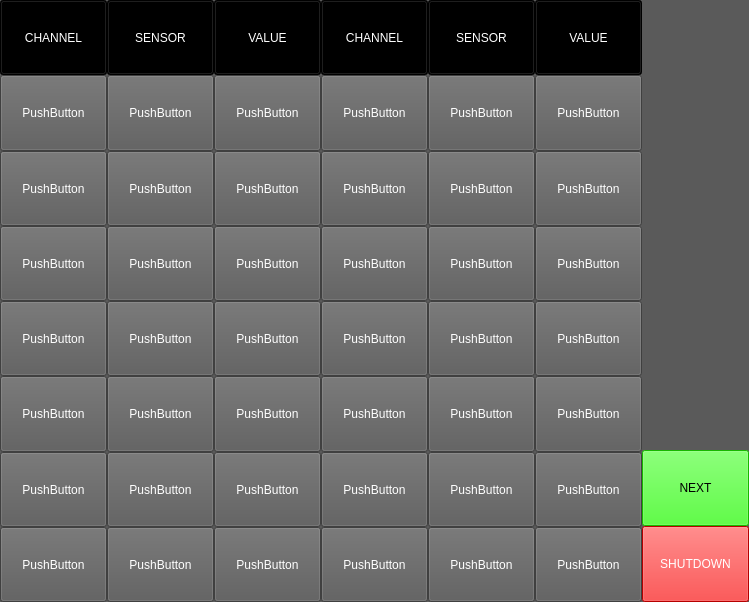
<?xml version="1.0" encoding="UTF-8"?>
<ui version="4.0">
 <class>home_1</class>
 <widget class="QWidget" name="home_1">
  <property name="geometry">
   <rect>
    <x>0</x>
    <y>0</y>
    <width>749</width>
    <height>602</height>
   </rect>
  </property>
  <property name="windowTitle">
   <string>Form</string>
  </property>
  <property name="styleSheet">
   <string notr="true">background-color: rgb(90, 90, 90);</string>
  </property>
  <layout class="QHBoxLayout" name="horizontalLayout">
   <property name="spacing">
    <number>0</number>
   </property>
   <property name="margin">
    <number>0</number>
   </property>
   <item>
    <layout class="QVBoxLayout" name="verticalLayout">
     <property name="spacing">
      <number>0</number>
     </property>
     <item>
      <widget class="QPushButton" name="label_channel">
       <property name="sizePolicy">
        <sizepolicy hsizetype="Minimum" vsizetype="Preferred">
         <horstretch>0</horstretch>
         <verstretch>0</verstretch>
        </sizepolicy>
       </property>
       <property name="styleSheet">
        <string notr="true">color: rgb(255, 255, 255);
background-color: rgb(0, 0, 0);
font: 75 14pt &quot;Ubuntu&quot;;</string>
       </property>
       <property name="text">
        <string>CHANNEL</string>
       </property>
      </widget>
     </item>
     <item>
      <widget class="QPushButton" name="channel1">
       <property name="sizePolicy">
        <sizepolicy hsizetype="Minimum" vsizetype="Preferred">
         <horstretch>0</horstretch>
         <verstretch>0</verstretch>
        </sizepolicy>
       </property>
       <property name="styleSheet">
        <string notr="true">color: rgb(255, 255, 255);</string>
       </property>
       <property name="text">
        <string>PushButton</string>
       </property>
      </widget>
     </item>
     <item>
      <widget class="QPushButton" name="channel2">
       <property name="sizePolicy">
        <sizepolicy hsizetype="Minimum" vsizetype="Preferred">
         <horstretch>0</horstretch>
         <verstretch>0</verstretch>
        </sizepolicy>
       </property>
       <property name="styleSheet">
        <string notr="true">color: rgb(255, 255, 255);</string>
       </property>
       <property name="text">
        <string>PushButton</string>
       </property>
      </widget>
     </item>
     <item>
      <widget class="QPushButton" name="channel3">
       <property name="sizePolicy">
        <sizepolicy hsizetype="Minimum" vsizetype="Preferred">
         <horstretch>0</horstretch>
         <verstretch>0</verstretch>
        </sizepolicy>
       </property>
       <property name="styleSheet">
        <string notr="true">color: rgb(255, 255, 255);</string>
       </property>
       <property name="text">
        <string>PushButton</string>
       </property>
      </widget>
     </item>
     <item>
      <widget class="QPushButton" name="channel4">
       <property name="sizePolicy">
        <sizepolicy hsizetype="Minimum" vsizetype="Preferred">
         <horstretch>0</horstretch>
         <verstretch>0</verstretch>
        </sizepolicy>
       </property>
       <property name="styleSheet">
        <string notr="true">color: rgb(255, 255, 255);</string>
       </property>
       <property name="text">
        <string>PushButton</string>
       </property>
      </widget>
     </item>
     <item>
      <widget class="QPushButton" name="channel5">
       <property name="sizePolicy">
        <sizepolicy hsizetype="Minimum" vsizetype="Preferred">
         <horstretch>0</horstretch>
         <verstretch>0</verstretch>
        </sizepolicy>
       </property>
       <property name="styleSheet">
        <string notr="true">color: rgb(255, 255, 255);</string>
       </property>
       <property name="text">
        <string>PushButton</string>
       </property>
      </widget>
     </item>
     <item>
      <widget class="QPushButton" name="channel6">
       <property name="sizePolicy">
        <sizepolicy hsizetype="Minimum" vsizetype="Preferred">
         <horstretch>0</horstretch>
         <verstretch>0</verstretch>
        </sizepolicy>
       </property>
       <property name="styleSheet">
        <string notr="true">color: rgb(255, 255, 255);</string>
       </property>
       <property name="text">
        <string>PushButton</string>
       </property>
      </widget>
     </item>
     <item>
      <widget class="QPushButton" name="channel7">
       <property name="sizePolicy">
        <sizepolicy hsizetype="Minimum" vsizetype="Preferred">
         <horstretch>0</horstretch>
         <verstretch>0</verstretch>
        </sizepolicy>
       </property>
       <property name="styleSheet">
        <string notr="true">color: rgb(255, 255, 255);</string>
       </property>
       <property name="text">
        <string>PushButton</string>
       </property>
      </widget>
     </item>
    </layout>
   </item>
   <item>
    <layout class="QVBoxLayout" name="verticalLayout_2">
     <property name="spacing">
      <number>0</number>
     </property>
     <item>
      <widget class="QPushButton" name="pushButton_3">
       <property name="sizePolicy">
        <sizepolicy hsizetype="Minimum" vsizetype="Preferred">
         <horstretch>0</horstretch>
         <verstretch>0</verstretch>
        </sizepolicy>
       </property>
       <property name="styleSheet">
        <string notr="true">color: rgb(255, 255, 255);
background-color: rgb(0, 0, 0);
font: 75 14pt &quot;Ubuntu&quot;;</string>
       </property>
       <property name="text">
        <string>SENSOR</string>
       </property>
      </widget>
     </item>
     <item>
      <widget class="QPushButton" name="sensor1">
       <property name="sizePolicy">
        <sizepolicy hsizetype="Minimum" vsizetype="Preferred">
         <horstretch>0</horstretch>
         <verstretch>0</verstretch>
        </sizepolicy>
       </property>
       <property name="styleSheet">
        <string notr="true">color: rgb(255, 255, 255);</string>
       </property>
       <property name="text">
        <string>PushButton</string>
       </property>
      </widget>
     </item>
     <item>
      <widget class="QPushButton" name="sensor2">
       <property name="sizePolicy">
        <sizepolicy hsizetype="Minimum" vsizetype="Preferred">
         <horstretch>0</horstretch>
         <verstretch>0</verstretch>
        </sizepolicy>
       </property>
       <property name="styleSheet">
        <string notr="true">color: rgb(255, 255, 255);</string>
       </property>
       <property name="text">
        <string>PushButton</string>
       </property>
      </widget>
     </item>
     <item>
      <widget class="QPushButton" name="sensor3">
       <property name="sizePolicy">
        <sizepolicy hsizetype="Minimum" vsizetype="Preferred">
         <horstretch>0</horstretch>
         <verstretch>0</verstretch>
        </sizepolicy>
       </property>
       <property name="styleSheet">
        <string notr="true">color: rgb(255, 255, 255);</string>
       </property>
       <property name="text">
        <string>PushButton</string>
       </property>
      </widget>
     </item>
     <item>
      <widget class="QPushButton" name="sensor4">
       <property name="sizePolicy">
        <sizepolicy hsizetype="Minimum" vsizetype="Preferred">
         <horstretch>0</horstretch>
         <verstretch>0</verstretch>
        </sizepolicy>
       </property>
       <property name="styleSheet">
        <string notr="true">color: rgb(255, 255, 255);</string>
       </property>
       <property name="text">
        <string>PushButton</string>
       </property>
      </widget>
     </item>
     <item>
      <widget class="QPushButton" name="sensor5">
       <property name="sizePolicy">
        <sizepolicy hsizetype="Minimum" vsizetype="Preferred">
         <horstretch>0</horstretch>
         <verstretch>0</verstretch>
        </sizepolicy>
       </property>
       <property name="styleSheet">
        <string notr="true">color: rgb(255, 255, 255);</string>
       </property>
       <property name="text">
        <string>PushButton</string>
       </property>
      </widget>
     </item>
     <item>
      <widget class="QPushButton" name="sensor6">
       <property name="sizePolicy">
        <sizepolicy hsizetype="Minimum" vsizetype="Preferred">
         <horstretch>0</horstretch>
         <verstretch>0</verstretch>
        </sizepolicy>
       </property>
       <property name="styleSheet">
        <string notr="true">color: rgb(255, 255, 255);</string>
       </property>
       <property name="text">
        <string>PushButton</string>
       </property>
      </widget>
     </item>
     <item>
      <widget class="QPushButton" name="sensor7">
       <property name="sizePolicy">
        <sizepolicy hsizetype="Minimum" vsizetype="Preferred">
         <horstretch>0</horstretch>
         <verstretch>0</verstretch>
        </sizepolicy>
       </property>
       <property name="styleSheet">
        <string notr="true">color: rgb(255, 255, 255);</string>
       </property>
       <property name="text">
        <string>PushButton</string>
       </property>
      </widget>
     </item>
    </layout>
   </item>
   <item>
    <layout class="QVBoxLayout" name="verticalLayout_3">
     <property name="spacing">
      <number>0</number>
     </property>
     <item>
      <widget class="QPushButton" name="pushButton_4">
       <property name="sizePolicy">
        <sizepolicy hsizetype="Minimum" vsizetype="Preferred">
         <horstretch>0</horstretch>
         <verstretch>0</verstretch>
        </sizepolicy>
       </property>
       <property name="styleSheet">
        <string notr="true">color: rgb(255, 255, 255);
background-color: rgb(0, 0, 0);
font: 75 14pt &quot;Ubuntu&quot;;</string>
       </property>
       <property name="text">
        <string>VALUE</string>
       </property>
      </widget>
     </item>
     <item>
      <widget class="QPushButton" name="value1">
       <property name="sizePolicy">
        <sizepolicy hsizetype="Minimum" vsizetype="Preferred">
         <horstretch>0</horstretch>
         <verstretch>0</verstretch>
        </sizepolicy>
       </property>
       <property name="styleSheet">
        <string notr="true">color: rgb(255, 255, 255);</string>
       </property>
       <property name="text">
        <string>PushButton</string>
       </property>
      </widget>
     </item>
     <item>
      <widget class="QPushButton" name="value2">
       <property name="sizePolicy">
        <sizepolicy hsizetype="Minimum" vsizetype="Preferred">
         <horstretch>0</horstretch>
         <verstretch>0</verstretch>
        </sizepolicy>
       </property>
       <property name="styleSheet">
        <string notr="true">color: rgb(255, 255, 255);</string>
       </property>
       <property name="text">
        <string>PushButton</string>
       </property>
      </widget>
     </item>
     <item>
      <widget class="QPushButton" name="value3">
       <property name="sizePolicy">
        <sizepolicy hsizetype="Minimum" vsizetype="Preferred">
         <horstretch>0</horstretch>
         <verstretch>0</verstretch>
        </sizepolicy>
       </property>
       <property name="styleSheet">
        <string notr="true">color: rgb(255, 255, 255);</string>
       </property>
       <property name="text">
        <string>PushButton</string>
       </property>
      </widget>
     </item>
     <item>
      <widget class="QPushButton" name="value4">
       <property name="sizePolicy">
        <sizepolicy hsizetype="Minimum" vsizetype="Preferred">
         <horstretch>0</horstretch>
         <verstretch>0</verstretch>
        </sizepolicy>
       </property>
       <property name="styleSheet">
        <string notr="true">color: rgb(255, 255, 255);</string>
       </property>
       <property name="text">
        <string>PushButton</string>
       </property>
      </widget>
     </item>
     <item>
      <widget class="QPushButton" name="value5">
       <property name="sizePolicy">
        <sizepolicy hsizetype="Minimum" vsizetype="Preferred">
         <horstretch>0</horstretch>
         <verstretch>0</verstretch>
        </sizepolicy>
       </property>
       <property name="styleSheet">
        <string notr="true">color: rgb(255, 255, 255);</string>
       </property>
       <property name="text">
        <string>PushButton</string>
       </property>
      </widget>
     </item>
     <item>
      <widget class="QPushButton" name="value6">
       <property name="sizePolicy">
        <sizepolicy hsizetype="Minimum" vsizetype="Preferred">
         <horstretch>0</horstretch>
         <verstretch>0</verstretch>
        </sizepolicy>
       </property>
       <property name="styleSheet">
        <string notr="true">color: rgb(255, 255, 255);</string>
       </property>
       <property name="text">
        <string>PushButton</string>
       </property>
      </widget>
     </item>
     <item>
      <widget class="QPushButton" name="value7">
       <property name="sizePolicy">
        <sizepolicy hsizetype="Minimum" vsizetype="Preferred">
         <horstretch>0</horstretch>
         <verstretch>0</verstretch>
        </sizepolicy>
       </property>
       <property name="styleSheet">
        <string notr="true">color: rgb(255, 255, 255);</string>
       </property>
       <property name="text">
        <string>PushButton</string>
       </property>
      </widget>
     </item>
    </layout>
   </item>
   <item>
    <layout class="QVBoxLayout" name="verticalLayout_6">
     <property name="spacing">
      <number>0</number>
     </property>
     <item>
      <widget class="QPushButton" name="pushButton_5">
       <property name="sizePolicy">
        <sizepolicy hsizetype="Minimum" vsizetype="Preferred">
         <horstretch>0</horstretch>
         <verstretch>0</verstretch>
        </sizepolicy>
       </property>
       <property name="styleSheet">
        <string notr="true">color: rgb(255, 255, 255);
background-color: rgb(0, 0, 0);
font: 75 14pt &quot;Ubuntu&quot;;</string>
       </property>
       <property name="text">
        <string>CHANNEL</string>
       </property>
      </widget>
     </item>
     <item>
      <widget class="QPushButton" name="channel8">
       <property name="sizePolicy">
        <sizepolicy hsizetype="Minimum" vsizetype="Preferred">
         <horstretch>0</horstretch>
         <verstretch>0</verstretch>
        </sizepolicy>
       </property>
       <property name="styleSheet">
        <string notr="true">color: rgb(255, 255, 255);</string>
       </property>
       <property name="text">
        <string>PushButton</string>
       </property>
      </widget>
     </item>
     <item>
      <widget class="QPushButton" name="channel9">
       <property name="sizePolicy">
        <sizepolicy hsizetype="Minimum" vsizetype="Preferred">
         <horstretch>0</horstretch>
         <verstretch>0</verstretch>
        </sizepolicy>
       </property>
       <property name="styleSheet">
        <string notr="true">color: rgb(255, 255, 255);</string>
       </property>
       <property name="text">
        <string>PushButton</string>
       </property>
      </widget>
     </item>
     <item>
      <widget class="QPushButton" name="channel10">
       <property name="sizePolicy">
        <sizepolicy hsizetype="Minimum" vsizetype="Preferred">
         <horstretch>0</horstretch>
         <verstretch>0</verstretch>
        </sizepolicy>
       </property>
       <property name="styleSheet">
        <string notr="true">color: rgb(255, 255, 255);</string>
       </property>
       <property name="text">
        <string>PushButton</string>
       </property>
      </widget>
     </item>
     <item>
      <widget class="QPushButton" name="channel11">
       <property name="sizePolicy">
        <sizepolicy hsizetype="Minimum" vsizetype="Preferred">
         <horstretch>0</horstretch>
         <verstretch>0</verstretch>
        </sizepolicy>
       </property>
       <property name="styleSheet">
        <string notr="true">color: rgb(255, 255, 255);</string>
       </property>
       <property name="text">
        <string>PushButton</string>
       </property>
      </widget>
     </item>
     <item>
      <widget class="QPushButton" name="channel12">
       <property name="sizePolicy">
        <sizepolicy hsizetype="Minimum" vsizetype="Preferred">
         <horstretch>0</horstretch>
         <verstretch>0</verstretch>
        </sizepolicy>
       </property>
       <property name="styleSheet">
        <string notr="true">color: rgb(255, 255, 255);</string>
       </property>
       <property name="text">
        <string>PushButton</string>
       </property>
      </widget>
     </item>
     <item>
      <widget class="QPushButton" name="channel13">
       <property name="sizePolicy">
        <sizepolicy hsizetype="Minimum" vsizetype="Preferred">
         <horstretch>0</horstretch>
         <verstretch>0</verstretch>
        </sizepolicy>
       </property>
       <property name="styleSheet">
        <string notr="true">color: rgb(255, 255, 255);</string>
       </property>
       <property name="text">
        <string>PushButton</string>
       </property>
      </widget>
     </item>
     <item>
      <widget class="QPushButton" name="channel14">
       <property name="sizePolicy">
        <sizepolicy hsizetype="Minimum" vsizetype="Preferred">
         <horstretch>0</horstretch>
         <verstretch>0</verstretch>
        </sizepolicy>
       </property>
       <property name="styleSheet">
        <string notr="true">color: rgb(255, 255, 255);</string>
       </property>
       <property name="text">
        <string>PushButton</string>
       </property>
      </widget>
     </item>
    </layout>
   </item>
   <item>
    <layout class="QVBoxLayout" name="verticalLayout_5">
     <property name="spacing">
      <number>0</number>
     </property>
     <item>
      <widget class="QPushButton" name="pushButton_6">
       <property name="sizePolicy">
        <sizepolicy hsizetype="Minimum" vsizetype="Preferred">
         <horstretch>0</horstretch>
         <verstretch>0</verstretch>
        </sizepolicy>
       </property>
       <property name="styleSheet">
        <string notr="true">color: rgb(255, 255, 255);
background-color: rgb(0, 0, 0);
font: 75 14pt &quot;Ubuntu&quot;;</string>
       </property>
       <property name="text">
        <string>SENSOR</string>
       </property>
      </widget>
     </item>
     <item>
      <widget class="QPushButton" name="sensor8">
       <property name="sizePolicy">
        <sizepolicy hsizetype="Minimum" vsizetype="Preferred">
         <horstretch>0</horstretch>
         <verstretch>0</verstretch>
        </sizepolicy>
       </property>
       <property name="styleSheet">
        <string notr="true">color: rgb(255, 255, 255);</string>
       </property>
       <property name="text">
        <string>PushButton</string>
       </property>
      </widget>
     </item>
     <item>
      <widget class="QPushButton" name="sensor9">
       <property name="sizePolicy">
        <sizepolicy hsizetype="Minimum" vsizetype="Preferred">
         <horstretch>0</horstretch>
         <verstretch>0</verstretch>
        </sizepolicy>
       </property>
       <property name="styleSheet">
        <string notr="true">color: rgb(255, 255, 255);</string>
       </property>
       <property name="text">
        <string>PushButton</string>
       </property>
      </widget>
     </item>
     <item>
      <widget class="QPushButton" name="sensor10">
       <property name="sizePolicy">
        <sizepolicy hsizetype="Minimum" vsizetype="Preferred">
         <horstretch>0</horstretch>
         <verstretch>0</verstretch>
        </sizepolicy>
       </property>
       <property name="styleSheet">
        <string notr="true">color: rgb(255, 255, 255);</string>
       </property>
       <property name="text">
        <string>PushButton</string>
       </property>
      </widget>
     </item>
     <item>
      <widget class="QPushButton" name="sensor11">
       <property name="sizePolicy">
        <sizepolicy hsizetype="Minimum" vsizetype="Preferred">
         <horstretch>0</horstretch>
         <verstretch>0</verstretch>
        </sizepolicy>
       </property>
       <property name="styleSheet">
        <string notr="true">color: rgb(255, 255, 255);</string>
       </property>
       <property name="text">
        <string>PushButton</string>
       </property>
      </widget>
     </item>
     <item>
      <widget class="QPushButton" name="sensor12">
       <property name="sizePolicy">
        <sizepolicy hsizetype="Minimum" vsizetype="Preferred">
         <horstretch>0</horstretch>
         <verstretch>0</verstretch>
        </sizepolicy>
       </property>
       <property name="styleSheet">
        <string notr="true">color: rgb(255, 255, 255);</string>
       </property>
       <property name="text">
        <string>PushButton</string>
       </property>
      </widget>
     </item>
     <item>
      <widget class="QPushButton" name="sensor13">
       <property name="sizePolicy">
        <sizepolicy hsizetype="Minimum" vsizetype="Preferred">
         <horstretch>0</horstretch>
         <verstretch>0</verstretch>
        </sizepolicy>
       </property>
       <property name="styleSheet">
        <string notr="true">color: rgb(255, 255, 255);</string>
       </property>
       <property name="text">
        <string>PushButton</string>
       </property>
      </widget>
     </item>
     <item>
      <widget class="QPushButton" name="sensor14">
       <property name="sizePolicy">
        <sizepolicy hsizetype="Minimum" vsizetype="Preferred">
         <horstretch>0</horstretch>
         <verstretch>0</verstretch>
        </sizepolicy>
       </property>
       <property name="styleSheet">
        <string notr="true">color: rgb(255, 255, 255);</string>
       </property>
       <property name="text">
        <string>PushButton</string>
       </property>
      </widget>
     </item>
    </layout>
   </item>
   <item>
    <layout class="QVBoxLayout" name="verticalLayout_4">
     <property name="spacing">
      <number>0</number>
     </property>
     <item>
      <widget class="QPushButton" name="pushButton_7">
       <property name="sizePolicy">
        <sizepolicy hsizetype="Minimum" vsizetype="Preferred">
         <horstretch>0</horstretch>
         <verstretch>0</verstretch>
        </sizepolicy>
       </property>
       <property name="styleSheet">
        <string notr="true">color: rgb(255, 255, 255);
background-color: rgb(0, 0, 0);
font: 75 14pt &quot;Ubuntu&quot;;</string>
       </property>
       <property name="text">
        <string>VALUE</string>
       </property>
      </widget>
     </item>
     <item>
      <widget class="QPushButton" name="value8">
       <property name="sizePolicy">
        <sizepolicy hsizetype="Minimum" vsizetype="Preferred">
         <horstretch>0</horstretch>
         <verstretch>0</verstretch>
        </sizepolicy>
       </property>
       <property name="styleSheet">
        <string notr="true">color: rgb(255, 255, 255);</string>
       </property>
       <property name="text">
        <string>PushButton</string>
       </property>
      </widget>
     </item>
     <item>
      <widget class="QPushButton" name="value9">
       <property name="sizePolicy">
        <sizepolicy hsizetype="Minimum" vsizetype="Preferred">
         <horstretch>0</horstretch>
         <verstretch>0</verstretch>
        </sizepolicy>
       </property>
       <property name="styleSheet">
        <string notr="true">color: rgb(255, 255, 255);</string>
       </property>
       <property name="text">
        <string>PushButton</string>
       </property>
      </widget>
     </item>
     <item>
      <widget class="QPushButton" name="value10">
       <property name="sizePolicy">
        <sizepolicy hsizetype="Minimum" vsizetype="Preferred">
         <horstretch>0</horstretch>
         <verstretch>0</verstretch>
        </sizepolicy>
       </property>
       <property name="styleSheet">
        <string notr="true">color: rgb(255, 255, 255);</string>
       </property>
       <property name="text">
        <string>PushButton</string>
       </property>
      </widget>
     </item>
     <item>
      <widget class="QPushButton" name="value11">
       <property name="sizePolicy">
        <sizepolicy hsizetype="Minimum" vsizetype="Preferred">
         <horstretch>0</horstretch>
         <verstretch>0</verstretch>
        </sizepolicy>
       </property>
       <property name="styleSheet">
        <string notr="true">color: rgb(255, 255, 255);</string>
       </property>
       <property name="text">
        <string>PushButton</string>
       </property>
      </widget>
     </item>
     <item>
      <widget class="QPushButton" name="value12">
       <property name="sizePolicy">
        <sizepolicy hsizetype="Minimum" vsizetype="Preferred">
         <horstretch>0</horstretch>
         <verstretch>0</verstretch>
        </sizepolicy>
       </property>
       <property name="styleSheet">
        <string notr="true">color: rgb(255, 255, 255);</string>
       </property>
       <property name="text">
        <string>PushButton</string>
       </property>
      </widget>
     </item>
     <item>
      <widget class="QPushButton" name="value13">
       <property name="sizePolicy">
        <sizepolicy hsizetype="Minimum" vsizetype="Preferred">
         <horstretch>0</horstretch>
         <verstretch>0</verstretch>
        </sizepolicy>
       </property>
       <property name="styleSheet">
        <string notr="true">color: rgb(255, 255, 255);</string>
       </property>
       <property name="text">
        <string>PushButton</string>
       </property>
      </widget>
     </item>
     <item>
      <widget class="QPushButton" name="value14">
       <property name="sizePolicy">
        <sizepolicy hsizetype="Minimum" vsizetype="Preferred">
         <horstretch>0</horstretch>
         <verstretch>0</verstretch>
        </sizepolicy>
       </property>
       <property name="styleSheet">
        <string notr="true">color: rgb(255, 255, 255);</string>
       </property>
       <property name="text">
        <string>PushButton</string>
       </property>
      </widget>
     </item>
    </layout>
   </item>
   <item>
    <layout class="QVBoxLayout" name="verticalLayout_7">
     <property name="spacing">
      <number>0</number>
     </property>
     <item>
      <spacer name="verticalSpacer">
       <property name="orientation">
        <enum>Qt::Vertical</enum>
       </property>
       <property name="sizeType">
        <enum>QSizePolicy::Expanding</enum>
       </property>
       <property name="sizeHint" stdset="0">
        <size>
         <width>20</width>
         <height>450</height>
        </size>
       </property>
      </spacer>
     </item>
     <item>
      <widget class="QPushButton" name="next">
       <property name="sizePolicy">
        <sizepolicy hsizetype="Minimum" vsizetype="Expanding">
         <horstretch>0</horstretch>
         <verstretch>0</verstretch>
        </sizepolicy>
       </property>
       <property name="maximumSize">
        <size>
         <width>16777215</width>
         <height>150</height>
        </size>
       </property>
       <property name="styleSheet">
        <string notr="true">color: rgb(0, 0, 0);
border-color: rgb(255, 255, 255);
background-color: rgb(34, 255, 0);</string>
       </property>
       <property name="text">
        <string>NEXT</string>
       </property>
      </widget>
     </item>
     <item>
      <widget class="QPushButton" name="pushButton_2">
       <property name="enabled">
        <bool>true</bool>
       </property>
       <property name="sizePolicy">
        <sizepolicy hsizetype="Minimum" vsizetype="Expanding">
         <horstretch>0</horstretch>
         <verstretch>0</verstretch>
        </sizepolicy>
       </property>
       <property name="maximumSize">
        <size>
         <width>16777215</width>
         <height>150</height>
        </size>
       </property>
       <property name="styleSheet">
        <string notr="true">color: rgb(255, 255, 255);
background-color: rgb(255, 0, 0);</string>
       </property>
       <property name="text">
        <string>SHUTDOWN</string>
       </property>
      </widget>
     </item>
    </layout>
   </item>
  </layout>
 </widget>
 <resources/>
 <connections/>
</ui>
